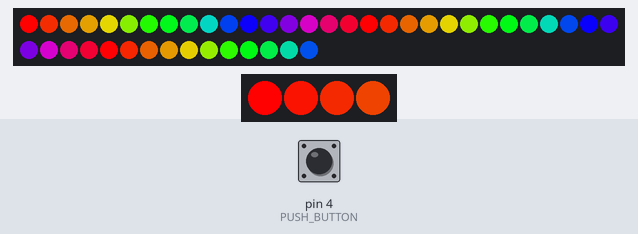
This sketch was run on a simulated Arduino Uno, built with avr-gcc and run on an emulated ATmega328P. Shown: 45 RGB LEDs in strip order, left to right, continuing on the next row, 4 RGB LEDs in strip order, left to right. Inputs (shaded band) come from the test bench; at power-on: pin 4 (PUSH_BUTTON) HIGH. Random numbers use the default seed unless the sketch sets one.

Above: at 1.2 s.
1.3 s: pin 4 (PUSH_BUTTON) pulled LOW for 0.15 s
2.0 s: pin 4 (PUSH_BUTTON) pulled LOW for 3.2 s
At 4.8 s:
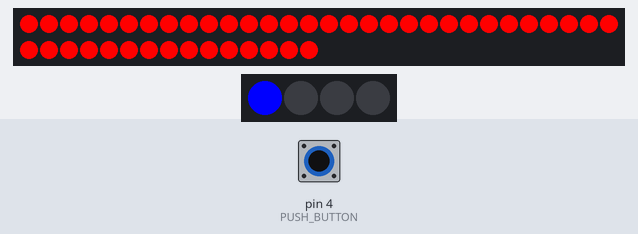
At 5.3 s:
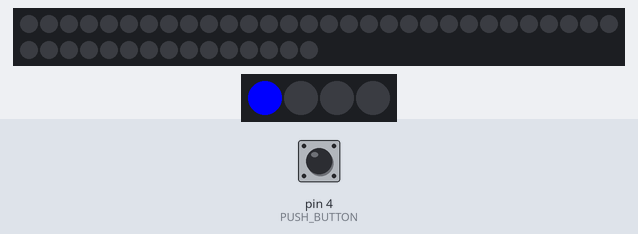
6.7 s: pin 4 (PUSH_BUTTON) pulled LOW for 1 s
Timing chart, 0 to 11.7 s (numbered marks = the images above; inputs shaded):
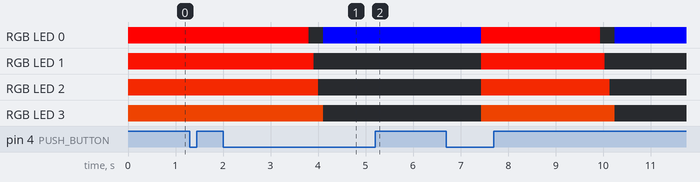

Measured:
- what the display in image 1 shows lasts 0.5 s, from 4.4 s to 4.9 s

The sketch:

Light_Chase.ino
```cpp
#include "FastLED.h"
#include "SoftwareSerial.h"
#include "DFRobotDFPlayerMini.h"

#define NUM_LEDS 45
#define DATA_PIN 2
#define SCORE_PIN 6
#define SCORE_LEDS 4
#define PUSH_BUTTON 4
#define RX_PIN 1
#define TX_PIN 0

CRGB leds[NUM_LEDS];
CRGB sleds[SCORE_LEDS];

bool reachedEnd = false;
byte gameState = 0;
int period = 1000;
unsigned long time_now = 0;
byte Position = 0;
byte level = 0;
const byte ledSpeed[4] = {50, 40, 35, 20};

// Debounce
bool findRandom = false;
byte spot = 0;

SoftwareSerial mySoftwareSerial(RX_PIN, TX_PIN); // RX, TX
DFRobotDFPlayerMini myDFPlayer;

void setup() {
  FastLED.addLeds<WS2811, DATA_PIN, GRB>(leds, NUM_LEDS);
  FastLED.addLeds<WS2812B, SCORE_PIN, GRB>(sleds, SCORE_LEDS);
  pinMode(PUSH_BUTTON, INPUT_PULLUP);
  mySoftwareSerial.begin(9600);
  Serial.begin(9600);

 // if (!myDFPlayer.begin(mySoftwareSerial)) {
 //   Serial.println(F("Unable to begin:"));
 //   Serial.println(F("1. Please recheck the connection!"));
 //   Serial.println(F("2. Please insert the SD card!"));
 //   while (true);
 // }

  //Serial.println(F("DFPlayer Mini online."));
  //myDFPlayer.volume(10);  // Set volume value. From 0 to 30

 // Serial.println("Reset");
}

void loop() {
  switch (gameState) {
    case 0:
      attractMode();
      break;
    case 1:
    case 2:
    case 3:
    case 4:
      playLevel(gameState - 1);
      break;
    case 98:
      winner();
      break;
    case 99:
      loser();
      break;
  }
}

void attractMode() {
  fill_rainbow(leds, NUM_LEDS, 0, 15);
  fill_rainbow(sleds, SCORE_LEDS, 0, 7);
  FastLED.show();
  if (digitalRead(PUSH_BUTTON) == LOW) {
    startGame();
  }
}

void startGame() {
  Position = 0;
  findRandom = true;
  delay(500);
  for (byte i = 0; i < NUM_LEDS; i++) {
    leds[i].setRGB(0, 0, 0);
    delay(40);
    FastLED.show();
  }
  for (byte i = 0; i < SCORE_LEDS; i++) {
    sleds[i].setRGB(0, 0, 0);
    delay(100);
    FastLED.show();
  }
  gameState = 1;
  //myDFPlayer.play(1);  // Play game start audio
}

void playLevel(byte levelIndex) {
  period = ledSpeed[levelIndex];
  if (millis() > time_now + period) {
    time_now = millis();
    if (findRandom) {
      spot = random(42) + 3;
      findRandom = false;
    }
    leds[spot - 1].setRGB(255, 140, 0);
    leds[spot].setRGB(0, 255, 0);
    leds[spot + 1].setRGB(255, 140, 0);
    sleds[levelIndex].setRGB(0, 0, 255);
    PlayGame(spot - 1, spot + 1);
  }
  if (digitalRead(PUSH_BUTTON) == LOW) {
    delay(300);
    if (Position > spot - 1 && Position < spot + 3) {
      level = gameState;
      gameState = 98;
    } else {
      gameState = 99;
    }
  }
}

void PlayGame(byte bound1, byte bound2) {
  leds[Position].setRGB(255, 0, 0);
  if (Position < bound1 + 1 || Position > bound2 + 1) {
    leds[Position - 1].setRGB(0, 0, 0);
  }
  FastLED.show();
  Position++;
  if (Position >= NUM_LEDS) {
    leds[Position - 1].setRGB(0, 0, 0);
    Position = 0;
  }
}

void winner() {
  //myDFPlayer.play(3);  // Play game winner audio
  for (byte i = 0; i < 3; i++) {
    for (byte j = 0; j < NUM_LEDS; j++) {
      leds[j].setRGB(0, 255, 0);
    }
    FastLED.show();
    delay(500);
    clearLEDS();
    FastLED.show();
    delay(500);
  }
  findRandom = true;
  Position = 0;
  gameState = level + 1;
  if (gameState > 4) {
    gameState = 0;
  }
}

void loser() {
  //myDFPlayer.play(2);  // Play game out audio
  for (byte i = 0; i < 3; i++) {
    for (byte j = 0; j < NUM_LEDS; j++) {
      leds[j].setRGB(255, 0, 0);
    }
    FastLED.show();
    delay(500);
    clearLEDS();
    FastLED.show();
    delay(500);
  }
  gameState = 0;
}

void clearLEDS() {
  for (byte i = 0; i < NUM_LEDS; i++) {
    leds[i].setRGB(0, 0, 0);
  }
}

void winAll() {
  // Implementation for winning all levels
}
```
